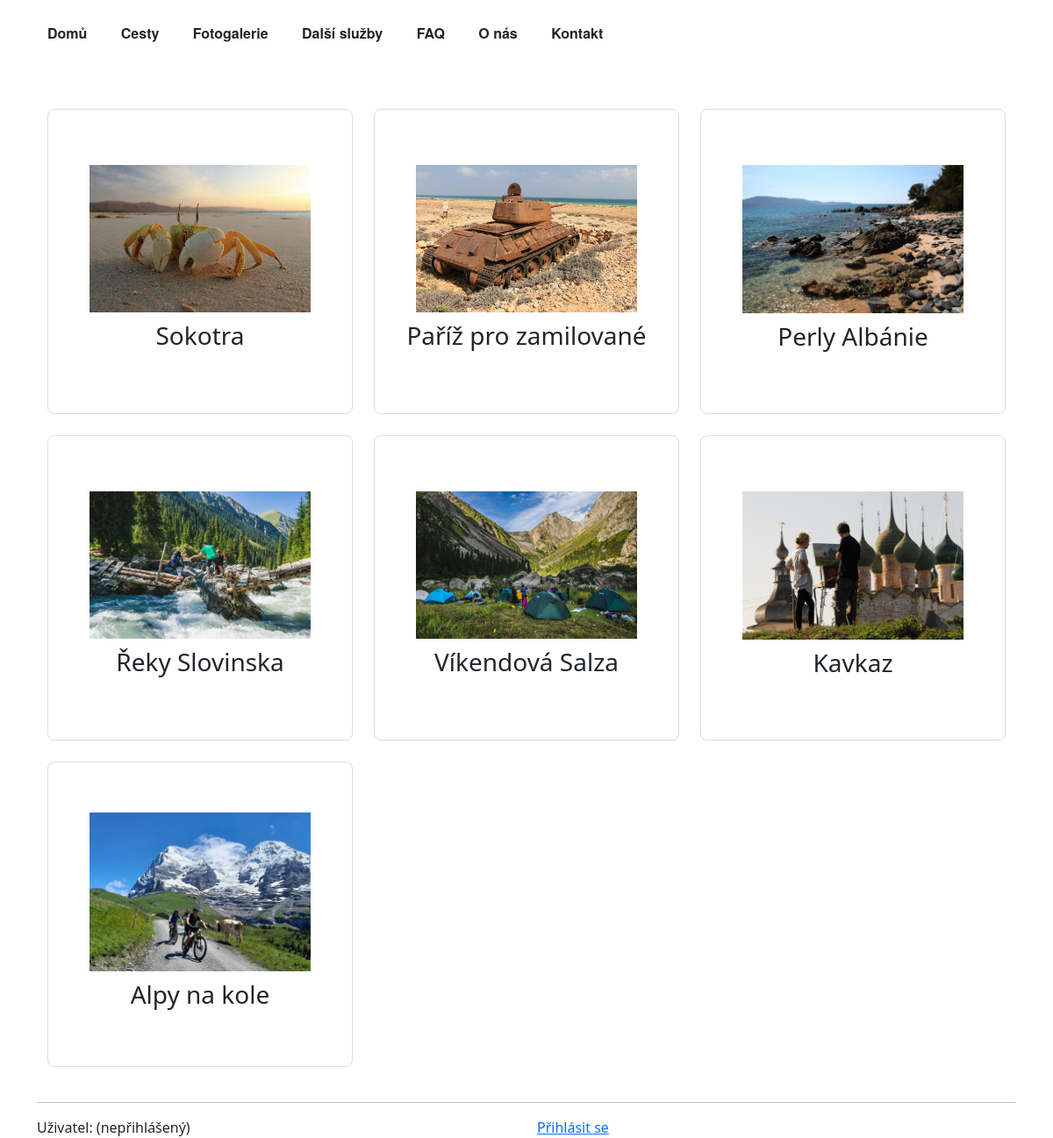
Page /webapp/destinations/ on the committed database.
### webapp/models.py (models this page shows, shortened)
class Trip(models.Model):
    trip_id = models.AutoField(primary_key=True)
    trip_name = models.CharField(max_length=256)
    trip_short_description = models.TextField(null=True, blank=True)
    trip_description = models.TextField(null=True, blank=True)
    start_time = models.CharField(null=True, blank=True, max_length=30) #not date field at the clients request
    end_time = models.CharField(null=True, blank=True, max_length=30) #vague dates preferred - start of june
    price = models.IntegerField(null=True, blank=True)
    image = models.ImageField(upload_to='', null=True, blank=True)
    thumbnail = models.ImageField(upload_to='', null=True, blank=True)

### webapp/views.py (the view)
# urls.py: path("destinations/", TripListView.as_view(), name="destination_list"),
class TripListView(HomeView):
    def get_context_data(self, **kwargs):
        context = super().get_context_data(**kwargs)
        context ["trips"] = Trip.objects.all()
        return context

### webapp/views.py (called while the page is built)
    def get_context_data(self, **kwargs):
        context = super().get_context_data(**kwargs)
        context ["trips"] = Trip.objects.order_by("-trip_id")[:6]
        return context

### webapp/templates/home.html (shortened to what this page needs)
{% extends "base_with_bootstrap.html" %}
{% load bootstrap5 %}
{% load static %}
{% block bootstrap5_extra_head %}
    <link rel="stylesheet" href="{% static 'webapp/css/homestyle.css' %}">
{% endblock %}
{% block content %}
<div class="container">
    <div class="row">
        {% for item in trips %}
        <div class="col-md-4 mb-4">
            <div class=bait data-url="{% url 'webapp:trip_detail' item.pk %}">
                {% if item.thumbnail %}
                    <img src="{{item.thumbnail.url}}">
                {% elif item.image %}
                    <img src="{{item.image.url}}">
                {% else %}
                    <p>NO IMAGE</p>
                {% endif %}
                <h3 class="name">{{item.trip_name}}</h3>
            </div>
        </div>
        {% endfor %}
    </div>
</div>
{% endblock %}

### webapp/static/webapp/css/homestyle.css (style rules this page uses)
.bait { width: 100%; aspect-ratio: 1 / 1; display: flex; flex-direction: column; justify-content: center; align-items: center; background: #fff; border: 1px solid #ddd; border-radius: 8px; padding: 15px; box-sizing: border-box; overflow: hidden; text-align: center; cursor: pointer; }
.bait img { max-width: 80%; max-height: 60%; object-fit: cover; margin-bottom: 10px; }

### rows in the picture
Trip: image (picture), trip_name "Sokotra"
Trip: image (picture), trip_name "Paříž pro zamilované"
Trip: image (picture), trip_name "Perly Albánie"
Trip: image (picture), trip_name "Řeky Slovinska"
Trip: image (picture), trip_name "Víkendová Salza"
Trip: thumbnail (picture), trip_name "Kavkaz"
Trip: thumbnail (picture), trip_name "Alpy na kole"
